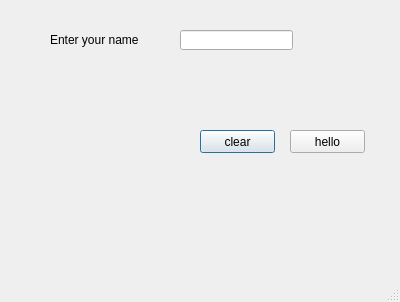
<?xml version="1.0" encoding="UTF-8"?>
<ui version="4.0">
 <class>Dialog</class>
 <widget class="QDialog" name="Dialog">
  <property name="geometry">
   <rect>
    <x>0</x>
    <y>0</y>
    <width>400</width>
    <height>302</height>
   </rect>
  </property>
  <property name="windowTitle">
   <string>Dialog</string>
  </property>
  <property name="sizeGripEnabled">
   <bool>true</bool>
  </property>
  <widget class="QLabel" name="labelEnterName">
   <property name="geometry">
    <rect>
     <x>50</x>
     <y>30</y>
     <width>101</width>
     <height>20</height>
    </rect>
   </property>
   <property name="text">
    <string>Enter your name</string>
   </property>
  </widget>
  <widget class="QLineEdit" name="lineUserNam">
   <property name="geometry">
    <rect>
     <x>180</x>
     <y>30</y>
     <width>113</width>
     <height>20</height>
    </rect>
   </property>
  </widget>
  <widget class="QPushButton" name="ButtonClear">
   <property name="geometry">
    <rect>
     <x>200</x>
     <y>130</y>
     <width>75</width>
     <height>23</height>
    </rect>
   </property>
   <property name="text">
    <string>clear</string>
   </property>
  </widget>
  <widget class="QLabel" name="labelMessage">
   <property name="geometry">
    <rect>
     <x>180</x>
     <y>80</y>
     <width>54</width>
     <height>12</height>
    </rect>
   </property>
   <property name="text">
    <string/>
   </property>
  </widget>
  <widget class="QPushButton" name="buttonHello">
   <property name="geometry">
    <rect>
     <x>290</x>
     <y>130</y>
     <width>75</width>
     <height>23</height>
    </rect>
   </property>
   <property name="text">
    <string>hello</string>
   </property>
  </widget>
 </widget>
 <resources/>
 <connections>
  <connection>
   <sender>ButtonClear</sender>
   <signal>clicked()</signal>
   <receiver>lineUserNam</receiver>
   <slot>clear()</slot>
   <hints>
    <hint type="sourcelabel">
     <x>253</x>
     <y>143</y>
    </hint>
    <hint type="destinationlabel">
     <x>251</x>
     <y>44</y>
    </hint>
   </hints>
  </connection>
 </connections>
</ui>
